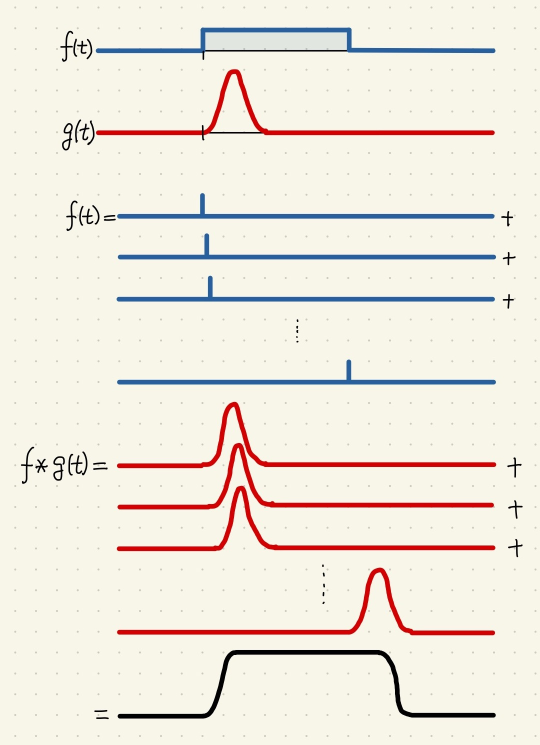
#> input picture 2 Advanced/convol1.jpg, 1080 x 1490 px, given in place of the camera (shown at 1/2 size)
$ jupyter execute 070opencv.ipynb   (shell and % lines are left out)   (text cells are left out)
#> lines starting #> are read from the running program, lines starting #| are printed output that depends on the picture
[cell 1]
import cv2
camera = cv2.VideoCapture(0)  #Device ID of the camera would be 0

ret, image = camera.read()   #Capture a frame from the camera.
#> image is the input picture: shape (1490, 1080, 3); mean B, G, R 222.5, 233, 239
cv2.imshow("Hello!", image)  #Show the image in a window.
key = cv2.waitKey(0)         #Wait until a key is pressed in the window.
#> (key Esc is pressed here)
image

[cell 2]
image[100,:,:]
#> Out = 1080 rows, first 8: [233, 246, 248], [233, 246, 248], [233, 246, 248], [233, 246, 248], [233, 246, 248], [233, 246, 248], [233, 246, 248], [233, 246, 248]

[cell 3]
image[100,200,:]
#> Out = [158, 98, 39]

[cell 4]
image[100,200,2]
#> Out = 39

[cell 5]
cv2.imwrite("test.jpg", image)
#> Out = True

[cell 6]
import cv2
camera = cv2.VideoCapture(0)  #Device ID of the camera would be 0

while cv2.waitKey(1) < 0:
#> (key Esc is pressed here)
    ret, image = camera.read()
    image = cv2.resize(image, (640,360))
    cv2.imshow("Hello!", image)

#Close all the windows.
cv2.destroyAllWindows()
cv2.waitKey(1)

[cell 7]
import cv2
camera = cv2.VideoCapture(0)  #Device ID of the camera would be 0

while cv2.waitKey(1) < 0:
#> (key Esc is pressed here)
    ret, image = camera.read()
    image = cv2.resize(image, (640,360))
    reversed_image = 255 - image #reverse the colors (numpy operation)

    cv2.imshow("Hello!", image)
    cv2.imshow("!olleH", reversed_image)  #Show the reversed image

#Close all the windows.
cv2.destroyAllWindows()
cv2.waitKey(1)

[cell 8]
import cv2
camera = cv2.VideoCapture(0)  #Device ID of the camera would be 0

while cv2.waitKey(1) < 0:
#> (key Esc is pressed here)
    ret, image = camera.read()
    image = cv2.resize(image, (640,360))
    image2 = image.copy() #firstly make the copy of the image
    image2[:,:,2] = 255 - image2[:,:,2]  #Color order in OpenCV is not RGB but BGR.

    cv2.imshow("Hello!", image)
    cv2.imshow("!olleH", image2)  #Show the reversed image

#Close all the windows.
cv2.destroyAllWindows()
cv2.waitKey(1)

[cell 9]
import cv2
camera = cv2.VideoCapture(0)  #Device ID of the camera would be 0

while cv2.waitKey(1) < 0:
#> (key Esc is pressed here)
    ret, image = camera.read()
    image = cv2.resize(image, (640,360))
    upsidedown = image[::-1,:,:]

    cv2.imshow("Hello!", image)
    cv2.imshow("!olleH", upsidedown)  #Show the reversed image

#Close all the windows.
cv2.destroyAllWindows()
cv2.waitKey(1)

[cell 10]
import cv2
camera = cv2.VideoCapture(0)  #Device ID of the camera would be 0

ret, image = camera.read()   #Obtain the first image
lastimage = cv2.resize(image, (640,360))  #and resize it.
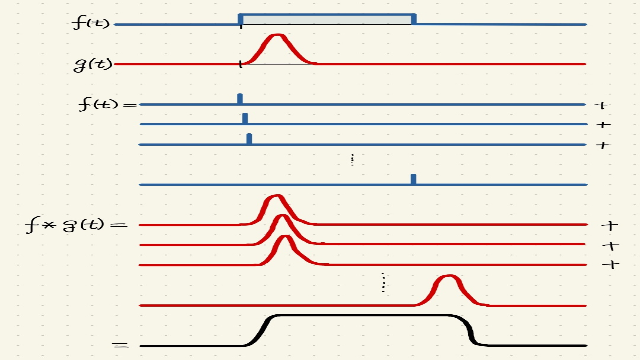
#> lastimage: shape (360, 640, 3); mean B, G, R 222.1, 232.6, 238.6
while cv2.waitKey(1) < 0:
#> (key Esc is pressed here)
    ret, image = camera.read()
    image = cv2.resize(image, (640,360))
    diff = cv2.absdiff(image, lastimage)
    cv2.imshow("Hello!", diff)
    lastimage = image

#Close all the windows.
cv2.destroyAllWindows()
cv2.waitKey(1)

[cell 11]
import cv2
camera = cv2.VideoCapture(0)  #Device ID of the camera would be 0

#HAAR分類器の顔検出用の特徴量。顔らしさの指標。これはOpenCVのサンプルコードに付属しているものをそのまま利用。
cascade_path = "haarcascade_frontalface_alt2.xml"
#カスケード分類器の特徴量を取得する。ループの外で一回だけ実行するだけでよさそう。
cascade = cv2.CascadeClassifier(cascade_path)

while cv2.waitKey(1) < 0:
#> (key Esc is pressed here)

$ run again, on 2 Advanced/convol2.jpg
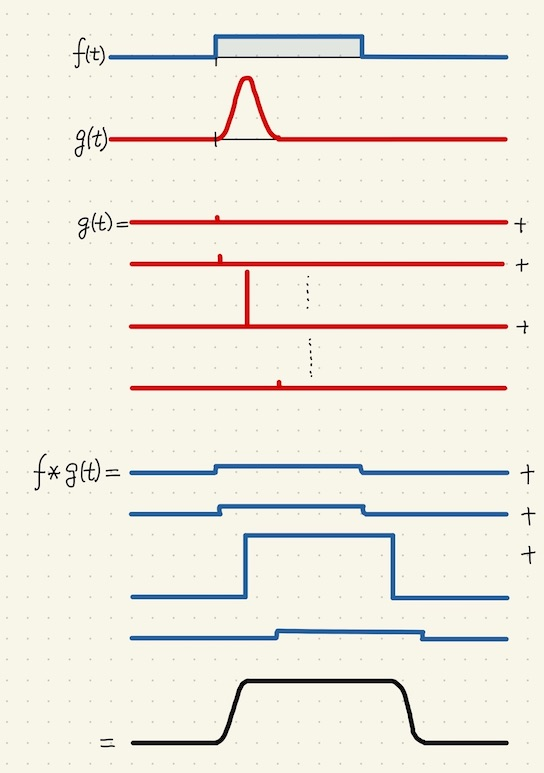
#> input picture 2 Advanced/convol2.jpg, 544 x 773 px, given in place of the camera
#> image is the input picture: shape (773, 544, 3); mean B, G, R 224.2, 234.8, 239.4
#> `image[100,:,:]`: Out = 544 rows, first 8: [232, 245, 247], [233, 246, 248], [232, 245, 247], [237, 250, 252], [234, 247, 249], [234, 247, 249], [235, 248, 250], [232, 245, 247]
#> `image[100,200,:]`: Out = [233, 246, 248]
#> `image[100,200,2]`: Out = 248
#> `cv2.imwrite("test.jpg", image)`: Out = True
#> `lastimage = cv2.resize(image, (640,360))`:
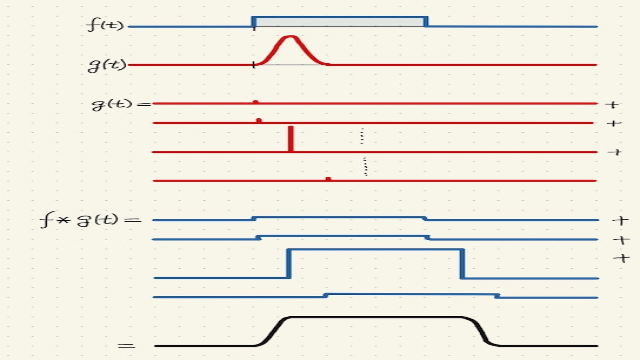
#> lastimage: shape (360, 640, 3); mean B, G, R 224.2, 234.8, 239.5

$ run again, on 2 Advanced/impulse.jpg
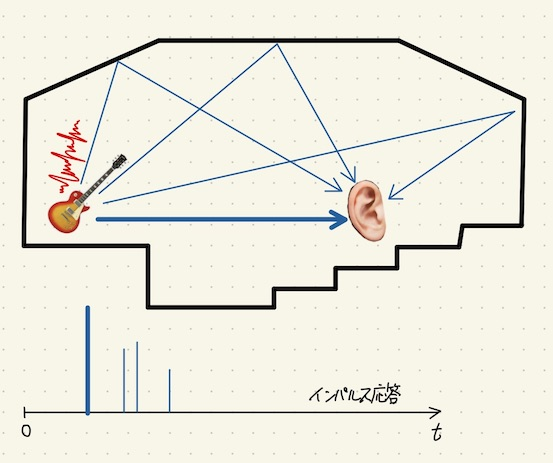
#> input picture 2 Advanced/impulse.jpg, 553 x 463 px, given in place of the camera
#> image is the input picture: shape (463, 553, 3); mean B, G, R 223, 234.4, 236.4
#> `image[100,:,:]`: Out = 553 rows, first 8: [235, 248, 250], [231, 244, 246], [227, 240, 242], [210, 223, 225], [228, 241, 243], [233, 246, 248], [233, 246, 248], [232, 245, 247]
#> `image[100,200,:]`: Out = [233, 247, 241]
#> `image[100,200,2]`: Out = 241
#> `cv2.imwrite("test.jpg", image)`: Out = True
#> `lastimage = cv2.resize(image, (640,360))`:
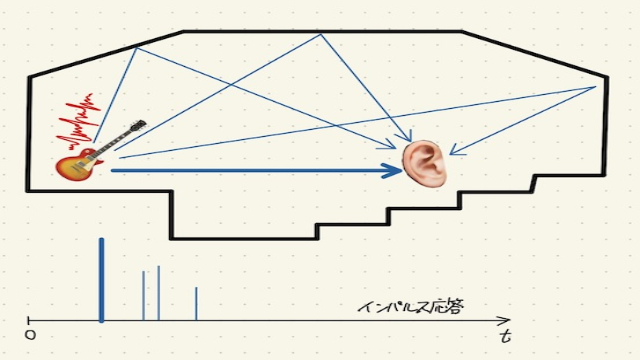
#> lastimage: shape (360, 640, 3); mean B, G, R 223, 234.4, 236.3
